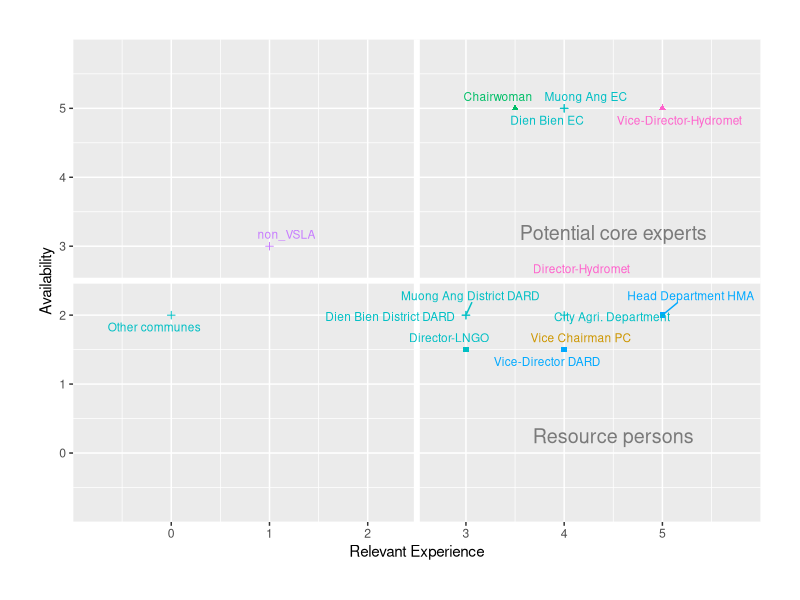

Write the R code that produced this figure.
# Lecture 5 - Stakeholder analysis 

# Load packages
library(ggplot2)
library(ggrepel)
library(ggthemes)

# Load data
stakeholder<-read.csv("stakeholder.csv")
head(stakeholder)

# Plot data 
ggplot(data = stakeholder, aes(x = Experience, 
                               y = Availability, 
                               label = stakeholders, 
                               color = Expertise)) + 
  geom_point(aes(shape=Gender)) +
  xlab("Relevant Experience") +
  
  #label names of stakeholders and expand space to show full names
  scale_x_continuous(labels = paste(seq(0, 5, by = 1)), 
                     breaks = seq(0,5, by = 1), 
                     limits = c(0, 5),
                     expand = c(0,1)) +
  scale_y_continuous(labels = paste(seq(0, 5, by = 1)), 
                     breaks = seq(0,5, by = 1), 
                     limits = c(0, 5),
                     expand = c(0,1)) +
  theme(plot.margin = unit(c(1,1,1,1), "cm")) +
  theme(legend.position = "none") +
  
  # Create line to categorize stakeholders
  geom_hline(yintercept=2.5, color="white", size=2) +
  geom_vline(xintercept=2.5, color="white", size=2) +
  
  # Show all names of overlapped values
  geom_text_repel(box.padding = 0.3, max.overlaps = Inf, size = 3) +
  annotate("text", label = "Potential core experts",
           x = 4.5, y = 3.2, size = 5, color = "grey48") +
  annotate("text", label = "Resource persons",
           x = 4.5, y = 0.25, size = 5, color = "grey48")